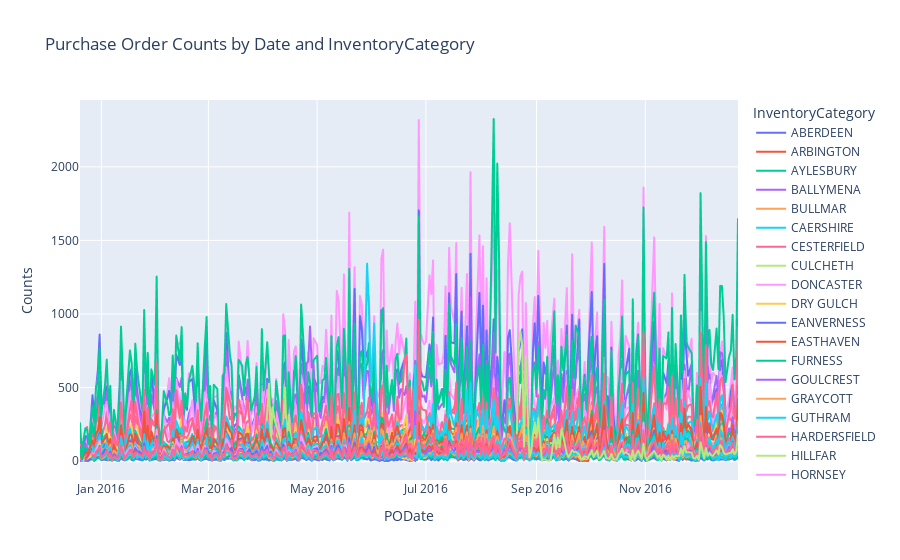

This figure's notebook cell:
### Markdown cell above
### PO Transaction Trend: PODate and INventoryCategory

### Code cell
podate_att = df1.groupby(['PODate', 'InventoryCategory']).apply(lambda x: x['PODate'].count()).reset_index(name='Counts')

# Creating the line plot
fig = px.line(podate_att, x='PODate', y='Counts', color='InventoryCategory', title='Purchase Order Counts by Date and InventoryCategory')

# Show the plot
fig.show()

### Figure 1 — Plotly figure (JSON) as saved in the notebook; plotly's stock layout.template omitted (floating-point values rounded to 4 significant figures; data arrays with more than 128 entries replaced by an {"elided": "..."} marker saying what was removed)
{"data": [{"hovertemplate": "InventoryCategory=ABERDEEN<br>PODate=%{x}<br>Counts=%{y}<extra></extra>", "legendgroup": "ABERDEEN", "line": {"color": "#636efa", "dash": "solid"}, "marker": {"symbol": "circle"}, "mode": "lines", "name": "ABERDEEN", "showlegend": true, "type": "scattergl", "x": {"elided": "314 str values"}, "xaxis": "x", "y": {"elided": "314 int values"}, "yaxis": "y"}, {"hovertemplate": "InventoryCategory=ARBINGTON<br>PODate=%{x}<br>Counts=%{y}<extra></extra>", "legendgroup": "ARBINGTON", "line": {"color": "#EF553B", "dash": "solid"}, "marker": {"symbol": "circle"}, "mode": "lines", "name": "ARBINGTON", "showlegend": true, "type": "scattergl", "x": {"elided": "319 str values"}, "xaxis": "x", "y": {"elided": "319 int values"}, "yaxis": "y"}, {"hovertemplate": "InventoryCategory=AYLESBURY<br>PODate=%{x}<br>Counts=%{y}<extra></extra>", "legendgroup": "AYLESBURY", "line": {"color": "#00cc96", "dash": "solid"}, "marker": {"symbol": "circle"}, "mode": "lines", "name": "AYLESBURY", "showlegend": true, "type": "scattergl", "x": {"elided": "312 str values"}, "xaxis": "x", "y": {"elided": "312 int values"}, "yaxis": "y"}, {"hovertemplate": "InventoryCategory=BALLYMENA<br>PODate=%{x}<br>Counts=%{y}<extra></extra>", "legendgroup": "BALLYMENA", "line": {"color": "#ab63fa", "dash": "solid"}, "marker": {"symbol": "circle"}, "mode": "lines", "name": "BALLYMENA", "showlegend": true, "type": "scattergl", "x": {"elided": "317 str values"}, "xaxis": "x", "y": {"elided": "317 int values"}, "yaxis": "y"}, {"hovertemplate": "InventoryCategory=BULLMAR<br>PODate=%{x}<br>Counts=%{y}<extra></extra>", "legendgroup": "BULLMAR", "line": {"color": "#FFA15A", "dash": "solid"}, "marker": {"symbol": "circle"}, "mode": "lines", "name": "BULLMAR", "showlegend": true, "type": "scattergl", "x": {"elided": "314 str values"}, "xaxis": "x", "y": {"elided": "314 int values"}, "yaxis": "y"}, {"hovertemplate": "InventoryCategory=CAERSHIRE<br>PODate=%{x}<br>Counts=%{y}<extra></extra>", "legendgroup": "CAERSHIRE", "line": {"color": "#19d3f3", "dash": "solid"}, "marker": {"symbol": "circle"}, "mode": "lines", "name": "CAERSHIRE", "showlegend": true, "type": "scattergl", "x": {"elided": "315 str values"}, "xaxis": "x", "y": {"elided": "315 int values"}, "yaxis": "y"}, {"hovertemplate": "InventoryCategory=CESTERFIELD<br>PODate=%{x}<br>Counts=%{y}<extra></extra>", "legendgroup": "CESTERFIELD", "line": {"color": "#FF6692", "dash": "solid"}, "marker": {"symbol": "circle"}, "mode": "lines", "name": "CESTERFIELD", "showlegend": true, "type": "scattergl", "x": {"elided": "316 str values"}, "xaxis": "x", "y": {"elided": "316 int values"}, "yaxis": "y"}, {"hovertemplate": "InventoryCategory=CULCHETH<br>PODate=%{x}<br>Counts=%{y}<extra></extra>", "legendgroup": "CULCHETH", "line": {"color": "#B6E880", "dash": "solid"}, "marker": {"symbol": "circle"}, "mode": "lines", "name": "CULCHETH", "showlegend": true, "type": "scattergl", "x": {"elided": "319 str values"}, "xaxis": "x", "y": {"elided": "319 int values"}, "yaxis": "y"}, {"hovertemplate": "InventoryCategory=DONCASTER<br>PODate=%{x}<br>Counts=%{y}<extra></extra>", "legendgroup": "DONCASTER", "line": {"color": "#FF97FF", "dash": "solid"}, "marker": {"symbol": "circle"}, "mode": "lines", "name": "DONCASTER", "showlegend": true, "type": "scattergl", "x": {"elided": "319 str values"}, "xaxis": "x", "y": {"elided": "319 int values"}, "yaxis": "y"}, {"hovertemplate": "InventoryCategory=DRY GULCH<br>PODate=%{x}<br>Counts=%{y}<extra></extra>", "legendgroup": "DRY GULCH", "line": {"color": "#FECB52", "dash": "solid"}, "marker": {"symbol": "circle"}, "mode": "lines", "name": "DRY GULCH", "showlegend": true, "type": "scattergl", "x": {"elided": "318 str values"}, "xaxis": "x", "y": {"elided": "318 int values"}, "yaxis": "y"}, {"hovertemplate": "InventoryCategory=EANVERNESS<br>PODate=%{x}<br>Counts=%{y}<extra></extra>", "legendgroup": "EANVERNESS", "line": {"color": "#636efa", "dash": "solid"}, "marker": {"symbol": "circle"}, "mode": "lines", "name": "EANVERNESS", "showlegend": true, "type": "scattergl", "x": {"elided": "319 str values"}, "xaxis": "x", "y": {"elided": "319 int values"}, "yaxis": "y"}, {"hovertemplate": "InventoryCategory=EASTHAVEN<br>PODate=%{x}<br>Counts=%{y}<extra></extra>", "legendgroup": "EASTHAVEN", "line": {"color": "#EF553B", "dash": "solid"}, "marker": {"symbol": "circle"}, "mode": "lines", "name": "EASTHAVEN", "showlegend": true, "type": "scattergl", "x": {"elided": "319 str values"}, "xaxis": "x", "y": {"elided": "319 int values"}, "yaxis": "y"}, {"hovertemplate": "InventoryCategory=FURNESS<br>PODate=%{x}<br>Counts=%{y}<extra></extra>", "legendgroup": "FURNESS", "line": {"color": "#00cc96", "dash": "solid"}, "marker": {"symbol": "circle"}, "mode": "lines", "name": "FURNESS", "showlegend": true, "type": "scattergl", "x": {"elided": "311 str values"}, "xaxis": "x", "y": {"elided": "311 int values"}, "yaxis": "y"}, {"hovertemplate": "InventoryCategory=GOULCREST<br>PODate=%{x}<br>Counts=%{y}<extra></extra>", "legendgroup": "GOULCREST", "line": {"color": "#ab63fa", "dash": "solid"}, "marker": {"symbol": "circle"}, "mode": "lines", "name": "GOULCREST", "showlegend": true, "type": "scattergl", "x": {"elided": "319 str values"}, "xaxis": "x", "y": {"elided": "319 int values"}, "yaxis": "y"}, {"hovertemplate": "InventoryCategory=GRAYCOTT<br>PODate=%{x}<br>Counts=%{y}<extra></extra>", "legendgroup": "GRAYCOTT", "line": {"color": "#FFA15A", "dash": "solid"}, "marker": {"symbol": "circle"}, "mode": "lines", "name": "GRAYCOTT", "showlegend": true, "type": "scattergl", "x": {"elided": "311 str values"}, "xaxis": "x", "y": {"elided": "311 int values"}, "yaxis": "y"}, {"hovertemplate": "InventoryCategory=GUTHRAM<br>PODate=%{x}<br>Counts=%{y}<extra></extra>", "legendgroup": "GUTHRAM", "line": {"color": "#19d3f3", "dash": "solid"}, "marker": {"symbol": "circle"}, "mode": "lines", "name": "GUTHRAM", "showlegend": true, "type": "scattergl", "x": {"elided": "319 str values"}, "xaxis": "x", "y": {"elided": "319 int values"}, "yaxis": "y"}, {"hovertemplate": "InventoryCategory=HARDERSFIELD<br>PODate=%{x}<br>Counts=%{y}<extra></extra>", "legendgroup": "HARDERSFIELD", "line": {"color": "#FF6692", "dash": "solid"}, "marker": {"symbol": "circle"}, "mode": "lines", "name": "HARDERSFIELD", "showlegend": true, "type": "scattergl", "x": {"elided": "319 str values"}, "xaxis": "x", "y": {"elided": "319 int values"}, "yaxis": "y"}, {"hovertemplate": "InventoryCategory=HILLFAR<br>PODate=%{x}<br>Counts=%{y}<extra></extra>", "legendgroup": "HILLFAR", "line": {"color": "#B6E880", "dash": "solid"}, "marker": {"symbol": "circle"}, "mode": "lines", "name": "HILLFAR", "showlegend": true, "type": "scattergl", "x": {"elided": "315 str values"}, "xaxis": "x", "y": {"elided": "315 int values"}, "yaxis": "y"}, {"hovertemplate": "InventoryCategory=HORNSEY<br>PODate=%{x}<br>Counts=%{y}<extra></extra>", "legendgroup": "HORNSEY", "line": {"color": "#FF97FF", "dash": "solid"}, "marker": {"symbol": "circle"}, "mode": "lines", "name": "HORNSEY", "showlegend": true, "type": "scattergl", "x": {"elided": "316 str values"}, "xaxis": "x", "y": {"elided": "316 int values"}, "yaxis": "y"}, {"hovertemplate": "InventoryCategory=IRRAGIN<br>PODate=%{x}<br>Counts=%{y}<extra></extra>", "legendgroup": "IRRAGIN", "line": {"color": "#FECB52", "dash": "solid"}, "marker": {"symbol": "circle"}, "mode": "lines", "name": "IRRAGIN", "showlegend": true, "type": "scattergl", "x": {"elided": "317 str values"}, "xaxis": "x", "y": {"elided": "317 int values"}, "yaxis": "y"}, {"hovertemplate": "InventoryCategory=KNIFE'S EDGE<br>PODate=%{x}<br>Counts=%{y}<extra></extra>", "legendgroup": "KNIFE'S EDGE", "line": {"color": "#636efa", "dash": "solid"}, "marker": {"symbol": "circle"}, "mode": "lines", "name": "KNIFE'S EDGE", "showlegend": true, "type": "scattergl", "x": {"elided": "298 str values"}, "xaxis": "x", "y": {"elided": "298 int values"}, "yaxis": "y"}, {"hovertemplate": "InventoryCategory=LUNDY<br>PODate=%{x}<br>Counts=%{y}<extra></extra>", "legendgroup": "LUNDY", "line": {"color": "#EF553B", "dash": "solid"}, "marker": {"symbol": "circle"}, "mode": "lines", "name": "LUNDY", "showlegend": true, "type": "scattergl", "x": {"elided": "313 str values"}, "xaxis": "x", "y": {"elided": "313 int values"}, "yaxis": "y"}, {"hovertemplate": "InventoryCategory=MOUNTMEND<br>PODate=%{x}<br>Counts=%{y}<extra></extra>", "legendgroup": "MOUNTMEND", "line": {"color": "#00cc96", "dash": "solid"}, "marker": {"symbol": "circle"}, "mode": "lines", "name": "MOUNTMEND", "showlegend": true, "type": "scattergl", "x": {"elided": "319 str values"}, "xaxis": "x", "y": {"elided": "319 int values"}, "yaxis": "y"}, {"hovertemplate": "InventoryCategory=PAENTMARWY<br>PODate=%{x}<br>Counts=%{y}<extra></extra>", "legendgroup": "PAENTMARWY", "line": {"color": "#ab63fa", "dash": "solid"}, "marker": {"symbol": "circle"}, "mode": "lines", "name": "PAENTMARWY", "showlegend": true, "type": "scattergl", "x": {"elided": "317 str values"}, "xaxis": "x", "y": {"elided": "317 int values"}, "yaxis": "y"}, {"hovertemplate": "InventoryCategory=PAETHSMOUTH<br>PODate=%{x}<br>Counts=%{y}<extra></extra>", "legendgroup": "PAETHSMOUTH", "line": {"color": "#FFA15A", "dash": "solid"}, "marker": {"symbol": "circle"}, "mode": "lines", "name": "PAETHSMOUTH", "showlegend": true, "type": "scattergl", "x": {"elided": "312 str values"}, "xaxis": "x", "y": {"elided": "312 int values"}, "yaxis": "y"}, {"hovertemplate": "InventoryCategory=PELLA'S WISH<br>PODate=%{x}<br>Counts=%{y}<extra></extra>", "legendgroup": "PELLA'S WISH", "line": {"color": "#19d3f3", "dash": "solid"}, "marker": {"symbol": "circle"}, "mode": "lines", "name": "PELLA'S WISH", "showlegend": true, "type": "scattergl", "x": {"elided": "319 str values"}, "xaxis": "x", "y": {"elided": "319 int values"}, "yaxis": "y"}, {"hovertemplate": "InventoryCategory=PITMERDEN<br>PODate=%{x}<br>Counts=%{y}<extra></extra>", "legendgroup": "PITMERDEN", "line": {"color": "#FF6692", "dash": "solid"}, "marker": {"symbol": "circle"}, "mode": "lines", "name": "PITMERDEN", "showlegend": true, "type": "scattergl", "x": {"elided": "319 str values"}, "xaxis": "x", "y": {"elided": "319 int values"}, "yaxis": "y"}, {"hovertemplate": "InventoryCategory=PORTHCRAWL<br>PODate=%{x}<br>Counts=%{y}<extra></extra>", "legendgroup": "PORTHCRAWL", "line": {"color": "#B6E880", "dash": "solid"}, "marker": {"symbol": "circle"}, "mode": "lines", "name": "PORTHCRAWL", "showlegend": true, "type": "scattergl", "x": {"elided": "315 str values"}, "xaxis": "x", "y": {"elided": "315 int values"}, "yaxis": "y"}, {"hovertemplate": "InventoryCategory=SHARNWICK<br>PODate=%{x}<br>Counts=%{y}<extra></extra>", "legendgroup": "SHARNWICK", "line": {"color": "#FF97FF", "dash": "solid"}, "marker": {"symbol": "circle"}, "mode": "lines", "name": "SHARNWICK", "showlegend": true, "type": "scattergl", "x": {"elided": "319 str values"}, "xaxis": "x", "y": {"elided": "319 int values"}, "yaxis": "y"}, {"hovertemplate": "InventoryCategory=SOLARIS<br>PODate=%{x}<br>Counts=%{y}<extra></extra>", "legendgroup": "SOLARIS", "line": {"color": "#FECB52", "dash": "solid"}, "marker": {"symbol": "circle"}, "mode": "lines", "name": "SOLARIS", "showlegend": true, "type": "scattergl", "x": {"elided": "315 str values"}, "xaxis": "x", "y": {"elided": "315 int values"}, "yaxis": "y"}, {"hovertemplate": "InventoryCategory=STANMORE<br>PODate=%{x}<br>Counts=%{y}<extra></extra>", "legendgroup": "STANMORE", "line": {"color": "#636efa", "dash": "solid"}, "marker": {"symbol": "circle"}, "mode": "lines", "name": "STANMORE", "showlegend": true, "type": "scattergl", "x": {"elided": "319 str values"}, "xaxis": "x", "y": {"elided": "319 int values"}, "yaxis": "y"}, {"hovertemplate": "InventoryCategory=SUTTON<br>PODate=%{x}<br>Counts=%{y}<extra></extra>", "legendgroup": "SUTTON", "line": {"color": "#EF553B", "dash": "solid"}, "marker": {"symbol": "circle"}, "mode": "lines", "name": "SUTTON", "showlegend": true, "type": "scattergl", "x": {"elided": "311 str values"}, "xaxis": "x", "y": {"elided": "311 int values"}, "yaxis": "y"}, {"hovertemplate": "InventoryCategory=WANBORNE<br>PODate=%{x}<br>Counts=%{y}<extra></extra>", "legendgroup": "WANBORNE", "line": {"color": "#00cc96", "dash": "solid"}, "marker": {"symbol": "circle"}, "mode": "lines", "name": "WANBORNE", "showlegend": true, "type": "scattergl", "x": {"elided": "319 str values"}, "xaxis": "x", "y": {"elided": "319 int values"}, "yaxis": "y"}, {"hovertemplate": "InventoryCategory=WOLFORD<br>PODate=%{x}<br>Counts=%{y}<extra></extra>", "legendgroup": "WOLFORD", "line": {"color": "#ab63fa", "dash": "solid"}, "marker": {"symbol": "circle"}, "mode": "lines", "name": "WOLFORD", "showlegend": true, "type": "scattergl", "x": {"elided": "315 str values"}, "xaxis": "x", "y": {"elided": "315 int values"}, "yaxis": "y"}, {"hovertemplate": "InventoryCategory=BARNCOMBE<br>PODate=%{x}<br>Counts=%{y}<extra></extra>", "legendgroup": "BARNCOMBE", "line": {"color": "#FFA15A", "dash": "solid"}, "marker": {"symbol": "circle"}, "mode": "lines", "name": "BARNCOMBE", "showlegend": true, "type": "scattergl", "x": {"elided": "316 str values"}, "xaxis": "x", "y": {"elided": "316 int values"}, "yaxis": "y"}, {"hovertemplate": "InventoryCategory=LARNWICK<br>PODate=%{x}<br>Counts=%{y}<extra></extra>", "legendgroup": "LARNWICK", "line": {"color": "#19d3f3", "dash": "solid"}, "marker": {"symbol": "circle"}, "mode": "lines", "name": "LARNWICK", "showlegend": true, "type": "scattergl", "x": {"elided": "316 str values"}, "xaxis": "x", "y": {"elided": "316 int values"}, "yaxis": "y"}, {"hovertemplate": "InventoryCategory=SWORDBREAK<br>PODate=%{x}<br>Counts=%{y}<extra></extra>", "legendgroup": "SWORDBREAK", "line": {"color": "#FF6692", "dash": "solid"}, "marker": {"symbol": "circle"}, "mode": "lines", "name": "SWORDBREAK", "showlegend": true, "type": "scattergl", "x": {"elided": "314 str values"}, "xaxis": "x", "y": {"elided": "314 int values"}, "yaxis": "y"}, {"hovertemplate": "InventoryCategory=TARMSWORTH<br>PODate=%{x}<br>Counts=%{y}<extra></extra>", "legendgroup": "TARMSWORTH", "line": {"color": "#B6E880", "dash": "solid"}, "marker": {"symbol": "circle"}, "mode": "lines", "name": "TARMSWORTH", "showlegend": true, "type": "scattergl", "x": {"elided": "313 str values"}, "xaxis": "x", "y": {"elided": "313 int values"}, "yaxis": "y"}, {"hovertemplate": "InventoryCategory=AETHELNEY<br>PODate=%{x}<br>Counts=%{y}<extra></extra>", "legendgroup": "AETHELNEY", "line": {"color": "#FF97FF", "dash": "solid"}, "marker": {"symbol": "circle"}, "mode": "lines", "name": "AETHELNEY", "showlegend": true, "type": "scattergl", "x": {"elided": "314 str values"}, "xaxis": "x", "y": {"elided": "314 int values"}, "yaxis": "y"}, {"hovertemplate": "InventoryCategory=BLACK HOLLOW<br>PODate=%{x}<br>Counts=%{y}<extra></extra>", "legendgroup": "BLACK HOLLOW", "line": {"color": "#FECB52", "dash": "solid"}, "marker": {"symbol": "circle"}, "mode": "lines", "name": "BLACK HOLLOW", "showlegend": true, "type": "scattergl", "x": {"elided": "314 str values"}, "xaxis": "x", "y": {"elided": "314 int values"}, "yaxis": "y"}, {"hovertemplate": "InventoryCategory=BLACKPOOL<br>PODate=%{x}<br>Counts=%{y}<extra></extra>", "legendgroup": "BLACKPOOL", "line": {"color": "#636efa", "dash": "solid"}, "marker": {"symbol": "circle"}, "mode": "lines", "name": "BLACKPOOL", "showlegend": true, "type": "scattergl", "x": {"elided": "315 str values"}, "xaxis": "x", "y": {"elided": "315 int values"}, "yaxis": "y"}, {"hovertemplate": "InventoryCategory=GARIGILL<br>PODate=%{x}<br>Counts=%{y}<extra></extra>", "legendgroup": "GARIGILL", "line": {"color": "#EF553B", "dash": "solid"}, "marker": {"symbol": "circle"}, "mode": "lines", "name": "GARIGILL", "showlegend": true, "type": "scattergl", "x": {"elided": "314 str values"}, "xaxis": "x", "y": {"elided": "314 int values"}, "yaxis": "y"}, {"hovertemplate": "InventoryCategory=LEWES<br>PODate=%{x}<br>Counts=%{y}<extra></extra>", "legendgroup": "LEWES", "line": {"color": "#00cc96", "dash": "solid"}, "marker": {"symbol": "circle"}, "mode": "lines", "name": "LEWES", "showlegend": true, "type": "scattergl", "x": {"elided": "312 str values"}, "xaxis": "x", "y": {"elided": "312 int values"}, "yaxis": "y"}, {"hovertemplate": "InventoryCategory=NORFOLK<br>PODate=%{x}<br>Counts=%{y}<extra></extra>", "legendgroup": "NORFOLK", "line": {"color": "#ab63fa", "dash": "solid"}, "marker": {"symbol": "circle"}, "mode": "lines", "name": "NORFOLK", "showlegend": true, "type": "scattergl", "x": {"elided": "314 str values"}, "xaxis": "x", "y": {"elided": "314 int values"}, "yaxis": "y"}, {"hovertemplate": "InventoryCategory=BEGGAR'S HOLE<br>PODate=%{x}<br>Counts=%{y}<extra></extra>", "legendgroup": "BEGGAR'S HOLE", "line": {"color": "#FFA15A", "dash": "solid"}, "marker": {"symbol": "circle"}, "mode": "lines", "name": "BEGGAR'S HOLE", "showlegend": true, "type": "scattergl", "x": {"elided": "314 str values"}, "xaxis": "x", "y": {"elided": "314 int values"}, "yaxis": "y"}, {"hovertemplate": "InventoryCategory=BREDWARDINE<br>PODate=%{x}<br>Counts=%{y}<extra></extra>", "legendgroup": "BREDWARDINE", "line": {"color": "#19d3f3", "dash": "solid"}, "marker": {"symbol": "circle"}, "mode": "lines", "name": "BREDWARDINE", "showlegend": true, "type": "scattergl", "x": {"elided": "315 str values"}, "xaxis": "x", "y": {"elided": "315 int values"}, "yaxis": "y"}, {"hovertemplate": "InventoryCategory=BROMWICH<br>PODate=%{x}<br>Counts=%{y}<extra></extra>", "legendgroup": "BROMWICH", "line": {"color": "#FF6692", "dash": "solid"}, "marker": {"symbol": "circle"}, "mode": "lines", "name": "BROMWICH", "showlegend": true, "type": "scattergl", "x": {"elided": "314 str values"}, "xaxis": "x", "y": {"elided": "314 int values"}, "yaxis": "y"}, {"hovertemplate": "InventoryCategory=CLARCTON<br>PODate=%{x}<br>Counts=%{y}<extra></extra>", "legendgroup": "CLARCTON", "line": {"color": "#B6E880", "dash": "solid"}, "marker": {"symbol": "circle"}, "mode": "lines", "name": "CLARCTON", "showlegend": true, "type": "scattergl", "x": {"elided": "314 str values"}, "xaxis": "x", "y": {"elided": "314 int values"}, "yaxis": "y"}, {"hovertemplate": "InventoryCategory=LEESIDE<br>PODate=%{x}<br>Counts=%{y}<extra></extra>", "legendgroup": "LEESIDE", "line": {"color": "#FF97FF", "dash": "solid"}, "marker": {"symbol": "circle"}, "mode": "lines", "name": "LEESIDE", "showlegend": true, "type": "scattergl", "x": {"elided": "314 str values"}, "xaxis": "x", "y": {"elided": "314 int values"}, "yaxis": "y"}, {"hovertemplate": "InventoryCategory=TAMWORTH<br>PODate=%{x}<br>Counts=%{y}<extra></extra>", "legendgroup": "TAMWORTH", "line": {"color": "#FECB52", "dash": "solid"}, "marker": {"symbol": "circle"}, "mode": "lines", "name": "TAMWORTH", "showlegend": true, "type": "scattergl", "x": {"elided": "313 str values"}, "xaxis": "x", "y": {"elided": "313 int values"}, "yaxis": "y"}, {"hovertemplate": "InventoryCategory=TYWARDREATH<br>PODate=%{x}<br>Counts=%{y}<extra></extra>", "legendgroup": "TYWARDREATH", "line": {"color": "#636efa", "dash": "solid"}, "marker": {"symbol": "circle"}, "mode": "lines", "name": "TYWARDREATH", "showlegend": true, "type": "scattergl", "x": {"elided": "157 str values"}, "xaxis": "x", "y": {"elided": "157 int values"}, "yaxis": "y"}, {"hovertemplate": "InventoryCategory=ALNERWICK<br>PODate=%{x}<br>Counts=%{y}<extra></extra>", "legendgroup": "ALNERWICK", "line": {"color": "#EF553B", "dash": "solid"}, "marker": {"symbol": "circle"}, "mode": "lines", "name": "ALNERWICK", "showlegend": true, "type": "scattergl", "x": {"elided": "313 str values"}, "xaxis": "x", "y": {"elided": "313 int values"}, "yaxis": "y"}, {"hovertemplate": "InventoryCategory=ASHBORNE<br>PODate=%{x}<br>Counts=%{y}<extra></extra>", "legendgroup": "ASHBORNE", "line": {"color": "#00cc96", "dash": "solid"}, "marker": {"symbol": "circle"}, "mode": "lines", "name": "ASHBORNE", "showlegend": true, "type": "scattergl", "x": {"elided": "313 str values"}, "xaxis": "x", "y": {"elided": "313 int values"}, "yaxis": "y"}, {"hovertemplate": "InventoryCategory=BALERNO<br>PODate=%{x}<br>Counts=%{y}<extra></extra>", "legendgroup": "BALERNO", "line": {"color": "#ab63fa", "dash": "solid"}, "marker": {"symbol": "circle"}, "mode": "lines", "name": "BALERNO", "showlegend": true, "type": "scattergl", "x": {"elided": "312 str values"}, "xaxis": "x", "y": {"elided": "312 int values"}, "yaxis": "y"}, {"hovertemplate": "InventoryCategory=CARDEND<br>PODate=%{x}<br>Counts=%{y}<extra></extra>", "legendgroup": "CARDEND", "line": {"color": "#FFA15A", "dash": "solid"}, "marker": {"symbol": "circle"}, "mode": "lines", "name": "CARDEND", "showlegend": true, "type": "scattergl", "x": {"elided": "313 str values"}, "xaxis": "x", "y": {"elided": "313 int values"}, "yaxis": "y"}, {"hovertemplate": "InventoryCategory=CLAETHORPES<br>PODate=%{x}<br>Counts=%{y}<extra></extra>", "legendgroup": "CLAETHORPES", "line": {"color": "#19d3f3", "dash": "solid"}, "marker": {"symbol": "circle"}, "mode": "lines", "name": "CLAETHORPES", "showlegend": true, "type": "scattergl", "x": {"elided": "313 str values"}, "xaxis": "x", "y": {"elided": "313 int values"}, "yaxis": "y"}, {"hovertemplate": "InventoryCategory=EASTHALLOW<br>PODate=%{x}<br>Counts=%{y}<extra></extra>", "legendgroup": "EASTHALLOW", "line": {"color": "#FF6692", "dash": "solid"}, "marker": {"symbol": "circle"}, "mode": "lines", "name": "EASTHALLOW", "showlegend": true, "type": "scattergl", "x": {"elided": "313 str values"}, "xaxis": "x", "y": {"elided": "313 int values"}, "yaxis": "y"}, {"hovertemplate": "InventoryCategory=HALIVAARA<br>PODate=%{x}<br>Counts=%{y}<extra></extra>", "legendgroup": "HALIVAARA", "line": {"color": "#B6E880", "dash": "solid"}, "marker": {"symbol": "circle"}, "mode": "lines", "name": "HALIVAARA", "showlegend": true, "type": "scattergl", "x": {"elided": "313 str values"}, "xaxis": "x", "y": {"elided": "313 int values"}, "yaxis": "y"}, {"hovertemplate": "InventoryCategory=HARTLEPOOL<br>PODate=%{x}<br>Counts=%{y}<extra></extra>", "legendgroup": "HARTLEPOOL", "line": {"color": "#FF97FF", "dash": "solid"}, "marker": {"symbol": "circle"}, "mode": "lines", "name": "HARTLEPOOL", "showlegend": true, "type": "scattergl", "x": {"elided": "313 str values"}, "xaxis": "x", "y": {"elided": "313 int values"}, "yaxis": "y"}, {"hovertemplate": "InventoryCategory=KELD<br>PODate=%{x}<br>Counts=%{y}<extra></extra>", "legendgroup": "KELD", "line": {"color": "#FECB52", "dash": "solid"}, "marker": {"symbol": "circle"}, "mode": "lines", "name": "KELD", "showlegend": true, "type": "scattergl", "x": {"elided": "313 str values"}, "xaxis": "x", "y": {"elided": "313 int values"}, "yaxis": "y"}, {"hovertemplate": "InventoryCategory=KILMARNOCK<br>PODate=%{x}<br>Counts=%{y}<extra></extra>", "legendgroup": "KILMARNOCK", "line": {"color": "#636efa", "dash": "solid"}, "marker": {"symbol": "circle"}, "mode": "lines", "name": "KILMARNOCK", "showlegend": true, "type": "scattergl", "x": {"elided": "312 str values"}, "xaxis": "x", "y": {"elided": "312 int values"}, "yaxis": "y"}, {"hovertemplate": "InventoryCategory=LANTEGLOS<br>PODate=%{x}<br>Counts=%{y}<extra></extra>", "legendgroup": "LANTEGLOS", "line": {"color": "#EF553B", "dash": "solid"}, "marker": {"symbol": "circle"}, "mode": "lines", "name": "LANTEGLOS", "showlegend": true, "type": "scattergl", "x": {"elided": "313 str values"}, "xaxis": "x", "y": {"elided": "313 int values"}, "yaxis": "y"}, {"hovertemplate": "InventoryCategory=LUTON<br>PODate=%{x}<br>Counts=%{y}<extra></extra>", "legendgroup": "LUTON", "line": {"color": "#00cc96", "dash": "solid"}, "marker": {"symbol": "circle"}, "mode": "lines", "name": "LUTON", "showlegend": true, "type": "scattergl", "x": {"elided": "313 str values"}, "xaxis": "x", "y": {"elided": "313 int values"}, "yaxis": "y"}, {"hovertemplate": "InventoryCategory=OLDHAM<br>PODate=%{x}<br>Counts=%{y}<extra></extra>", "legendgroup": "OLDHAM", "line": {"color": "#ab63fa", "dash": "solid"}, "marker": {"symbol": "circle"}, "mode": "lines", "name": "OLDHAM", "showlegend": true, "type": "scattergl", "x": {"elided": "313 str values"}, "xaxis": "x", "y": {"elided": "313 int values"}, "yaxis": "y"}, {"hovertemplate": "InventoryCategory=PALPERROTH<br>PODate=%{x}<br>Counts=%{y}<extra></extra>", "legendgroup": "PALPERROTH", "line": {"color": "#FFA15A", "dash": "solid"}, "marker": {"symbol": "circle"}, "mode": "lines", "name": "PALPERROTH", "showlegend": true, "type": "scattergl", "x": {"elided": "312 str values"}, "xaxis": "x", "y": {"elided": "312 int values"}, "yaxis": "y"}, {"hovertemplate": "InventoryCategory=VERITAS<br>PODate=%{x}<br>Counts=%{y}<extra></extra>", "legendgroup": "VERITAS", "line": {"color": "#19d3f3", "dash": "solid"}, "marker": {"symbol": "circle"}, "mode": "lines", "name": "VERITAS", "showlegend": true, "type": "scattergl", "x": {"elided": "311 str values"}, "xaxis": "x", "y": {"elided": "311 int values"}, "yaxis": "y"}, {"hovertemplate": "InventoryCategory=WINTERVALE<br>PODate=%{x}<br>Counts=%{y}<extra></extra>", "legendgroup": "WINTERVALE", "line": {"color": "#FF6692", "dash": "solid"}, "marker": {"symbol": "circle"}, "mode": "lines", "name": "WINTERVALE", "showlegend": true, "type": "scattergl", "x": {"elided": "312 str values"}, "xaxis": "x", "y": {"elided": "312 int values"}, "yaxis": "y"}, {"hovertemplate": "InventoryCategory=PEMBROKE<br>PODate=%{x}<br>Counts=%{y}<extra></extra>", "legendgroup": "PEMBROKE", "line": {"color": "#B6E880", "dash": "solid"}, "marker": {"symbol": "circle"}, "mode": "lines", "name": "PEMBROKE", "showlegend": true, "type": "scattergl", "x": ["2016-08-21T00:00:00", "2016-08-22T00:00:00", "2016-08-23T00:00:00", "2016-08-24T00:00:00", "2016-08-25T00:00:00", "2016-08-26T00:00:00", "2016-08-28T00:00:00", "2016-08-29T00:00:00", "2016-08-30T00:00:00", "2016-08-31T00:00:00", "2016-09-01T00:00:00", "2016-09-02T00:00:00", "2016-09-04T00:00:00", "2016-09-05T00:00:00", "2016-09-06T00:00:00", "2016-09-07T00:00:00", "2016-09-08T00:00:00", "2016-09-09T00:00:00", "2016-09-11T00:00:00", "2016-09-12T00:00:00", "2016-09-13T00:00:00", "2016-09-14T00:00:00", "2016-09-15T00:00:00", "2016-09-16T00:00:00", "2016-09-18T00:00:00", "2016-09-19T00:00:00", "2016-09-20T00:00:00", "2016-09-21T00:00:00", "2016-09-22T00:00:00", "2016-09-23T00:00:00", "2016-09-25T00:00:00", "2016-09-26T00:00:00", "2016-09-27T00:00:00", "2016-09-28T00:00:00", "2016-09-29T00:00:00", "2016-09-30T00:00:00", "2016-10-02T00:00:00", "2016-10-03T00:00:00", "2016-10-04T00:00:00", "2016-10-05T00:00:00", "2016-10-06T00:00:00", "2016-10-07T00:00:00", "2016-10-09T00:00:00", "2016-10-10T00:00:00", "2016-10-11T00:00:00", "2016-10-12T00:00:00", "2016-10-13T00:00:00", "2016-10-14T00:00:00", "2016-10-16T00:00:00", "2016-10-17T00:00:00", "2016-10-18T00:00:00", "2016-10-19T00:00:00", "2016-10-20T00:00:00", "2016-10-21T00:00:00", "2016-10-23T00:00:00", "2016-10-24T00:00:00", "2016-10-25T00:00:00", "2016-10-26T00:00:00", "2016-10-27T00:00:00", "2016-10-28T00:00:00", "2016-10-30T00:00:00", "2016-10-31T00:00:00", "2016-11-01T00:00:00", "2016-11-02T00:00:00", "2016-11-03T00:00:00", "2016-11-04T00:00:00", "2016-11-06T00:00:00", "2016-11-07T00:00:00", "2016-11-08T00:00:00", "2016-11-09T00:00:00", "2016-11-10T00:00:00", "2016-11-11T00:00:00", "2016-11-13T00:00:00", "2016-11-14T00:00:00", "2016-11-15T00:00:00", "2016-11-16T00:00:00", "2016-11-17T00:00:00", "2016-11-18T00:00:00", "2016-11-20T00:00:00", "2016-11-21T00:00:00", "2016-11-22T00:00:00", "2016-11-23T00:00:00", "2016-11-24T00:00:00", "2016-11-25T00:00:00", "2016-11-27T00:00:00", "2016-11-28T00:00:00", "2016-11-29T00:00:00", "2016-11-30T00:00:00", "2016-12-01T00:00:00", "2016-12-02T00:00:00", "2016-12-04T00:00:00", "2016-12-05T00:00:00", "2016-12-06T00:00:00", "2016-12-07T00:00:00", "2016-12-08T00:00:00", "2016-12-09T00:00:00", "2016-12-11T00:00:00", "2016-12-12T00:00:00", "2016-12-13T00:00:00", "2016-12-14T00:00:00", "2016-12-15T00:00:00", "2016-12-16T00:00:00", "2016-12-18T00:00:00", "2016-12-19T00:00:00", "2016-12-20T00:00:00", "2016-12-21T00:00:00", "2016-12-22T00:00:00", "2016-12-23T00:00:00"], "xaxis": "x", "y": [188, 770, 880, 790, 99, 706, 26, 61, 175, 264, 162, 292, 6, 12, 10, 4, 2, 11, 180, 83, 160, 96, 215, 170, 51, 28, 49, 76, 60, 65, 45, 12, 21, 32, 28, 25, 75, 28, 53, 71, 20, 26, 70, 20, 19, 15, 51, 14, 11, 47, 59, 84, 49, 61, 44, 1, 74, 11, 49, 72, 18, 119, 33, 6, 30, 42, 70, 48, 24, 41, 8, 44, 21, 37, 11, 38, 22, 35, 34, 86, 43, 105, 58, 60, 58, 21, 17, 36, 11, 128, 19, 89, 37, 57, 40, 36, 73, 47, 110, 94, 58, 45, 54, 57, 81, 48, 64, 180], "yaxis": "y"}], "layout": {"legend": {"title": {"text": "InventoryCategory"}, "tracegroupgap": 0}, "title": {"text": "Purchase Order Counts by Date and InventoryCategory"}, "xaxis": {"anchor": "y", "domain": [0, 1], "title": {"text": "PODate"}}, "yaxis": {"anchor": "x", "domain": [0, 1], "title": {"text": "Counts"}}}}
